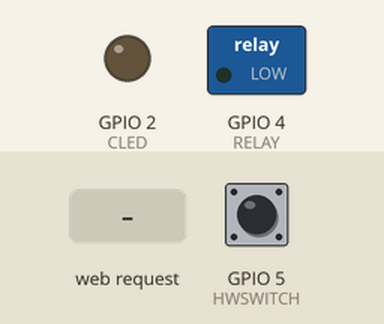
Simulated run of this program. Board: ESP8266 (NodeMCU). On the bench: switched loads named in the program (green lamp = pin HIGH), output pins drawn as LEDs (lit = HIGH). The test bench sets the inputs (shaded band); at power-on: GPIO 5 (HWSWITCH) HIGH. WiFi joins after 1.5 s; servers stay silent unless stated; what the program prints to the serial monitor is not drawn.

Above: at 2.7 s.
2.8 s: GPIO 5 (HWSWITCH) pulled LOW for 0.15 s
At 3.6 s:
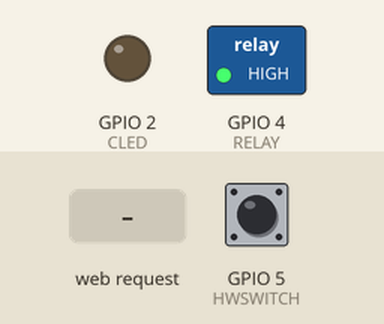
5.3 s: GPIO 5 (HWSWITCH) pulled LOW for 3.2 s
At 9.4 s:
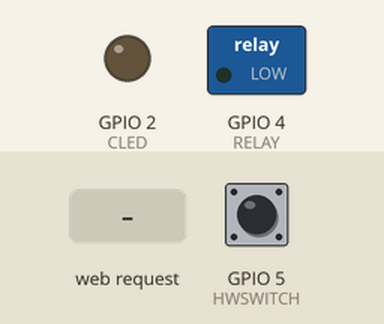
10.0 s: HTTP request GET /1 received
At 11.2 s:
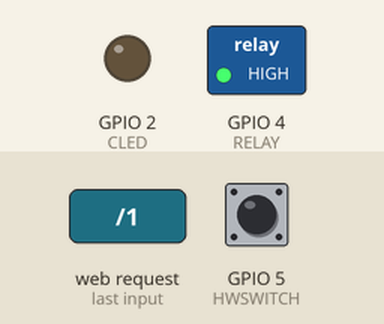
Timing chart, 0 to 13.0 s (numbered marks = the images above; inputs shaded):
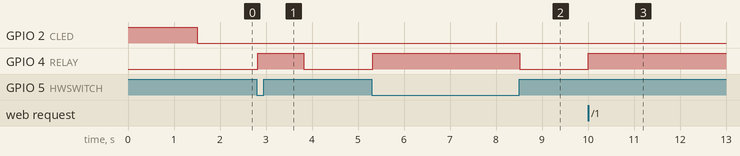

Measured:
- after the input at 2.8 s, GPIO 4 (RELAY): LOW → HIGH at once, → LOW 1.0 s later
- after the input at 5.3 s, GPIO 4 (RELAY): LOW → HIGH at once, → LOW 3.2 s later
- after the input at 10.0 s, GPIO 4 (RELAY): LOW → HIGH at once

The program:

main.cpp
```cpp
// DHome Lightswitch 0.1 for fixed hardware switches
#include <Arduino.h>
#include <ESP8266WiFi.h>
#include <ESP8266WebServer.h>
#include "main.h"
#include <SimpleTimer.h>

#define RELAY 4 //Relay pin
#define CLED 2 //ESP8266 onboard LED PIN
#define HWSWITCH 5 //Hardware switch pin

#define CNT_CONECT_WAIT 100 // Connection wait time

const char* ssid = "SSID";
const char* password = "PWD";

IPAddress IP;
SimpleTimer timer;

ESP8266WebServer server(80);

int statLED = 0;


void ledBlink() {
  if (statLED == 0)
    {statLED = 1; digitalWrite(CLED, LOW);}
  else
    {statLED = 0; digitalWrite(CLED, HIGH);}
}

void connectWifi() {
  int count;

  if (WiFi.status() != WL_CONNECTED) {
      Serial.println();
      Serial.print("Connecting to ");
      Serial.println(ssid);

      WiFi.mode(WIFI_STA);
      WiFi.begin(ssid, password);

      count=0;
      while (WiFi.status() != WL_CONNECTED) {
        delay(50);
        Serial.print(".");
        Serial.print(WiFi.status());
        count++;
        if (count >= CNT_CONECT_WAIT){Serial.println("WiFi not connected");break;}
      }
    }

    if ( WiFi.status() == WL_CONNECTED ) {
      IP = WiFi.localIP(); //Initialise IP address
      Serial.print("IPv4 address: ");
      Serial.println(IP); // Print IP address
    }
}

void handleRoot() {
	//char temp[400];
	if (lightbulb == 1) server.send(200, "text/plain", "ON");
	else server.send(200, "text/plain", "OFF");
}


void lightsOn() {
	digitalWrite(RELAY, HIGH);
	Serial.print ("\nLights turned on");
	lightbulb = 1;
  handleRoot();
	delay(1000);
}


void lightsOff() {
	digitalWrite(RELAY, LOW);
	Serial.print ("\nLights turned off");
	lightbulb = 0;
  handleRoot();
	delay(1000);
}

void setup(void) {
	pinMode(RELAY, OUTPUT); //Initialise digital pins
	pinMode(CLED, OUTPUT);
	pinMode(HWSWITCH, INPUT);

	digitalWrite(CLED, HIGH); //Turn on onboard LED

	ButtonStateOld = debouncePin(); // Initialise old button state
  	lightbulb = 0; // Default light status

	Serial.begin(9600);
	Serial.print("Connecting to network");

  	connectWifi();
  	timer.setInterval(30000L, connectWifi);

	server.on("/", handleRoot); // On what GET request to what
	server.on("/0", lightsOff);
	server.on("/1", lightsOn);

	server.begin();

	if (WiFi.status() == WL_CONNECTED) Serial.print("\nConnected\n");
  else Serial.print("\nNot Connected, will retry\n");

	digitalWrite(CLED, LOW); // Turn off onboard LED

	IP = WiFi.localIP(); //Initialise IP address
	Serial.println(IP);
}

int debouncePin(void) {
	if (digitalRead(HWSWITCH) == LOW) {
		delay (25);
		if (digitalRead(HWSWITCH) == LOW) {
			return LOW;
		}
	}
	return HIGH;
}

void loop(void) {
	server.handleClient();
  ButtonState = debouncePin();

	if (ButtonState != ButtonStateOld) { // Check if button changed its state
        ButtonStateOld = ButtonState;
		if (lightbulb == 1) lightsOff(); else lightsOn(); // Turn relay on or off
	 }

  timer.run();
}
```

main.h
```cpp
void ledBlink();

void connectWifi();
void handleRoot();

void lightsOff();
void lightsOn();

int debouncePin(void);

int lightbulb;

int ButtonStateOld;
int ButtonState;
```
